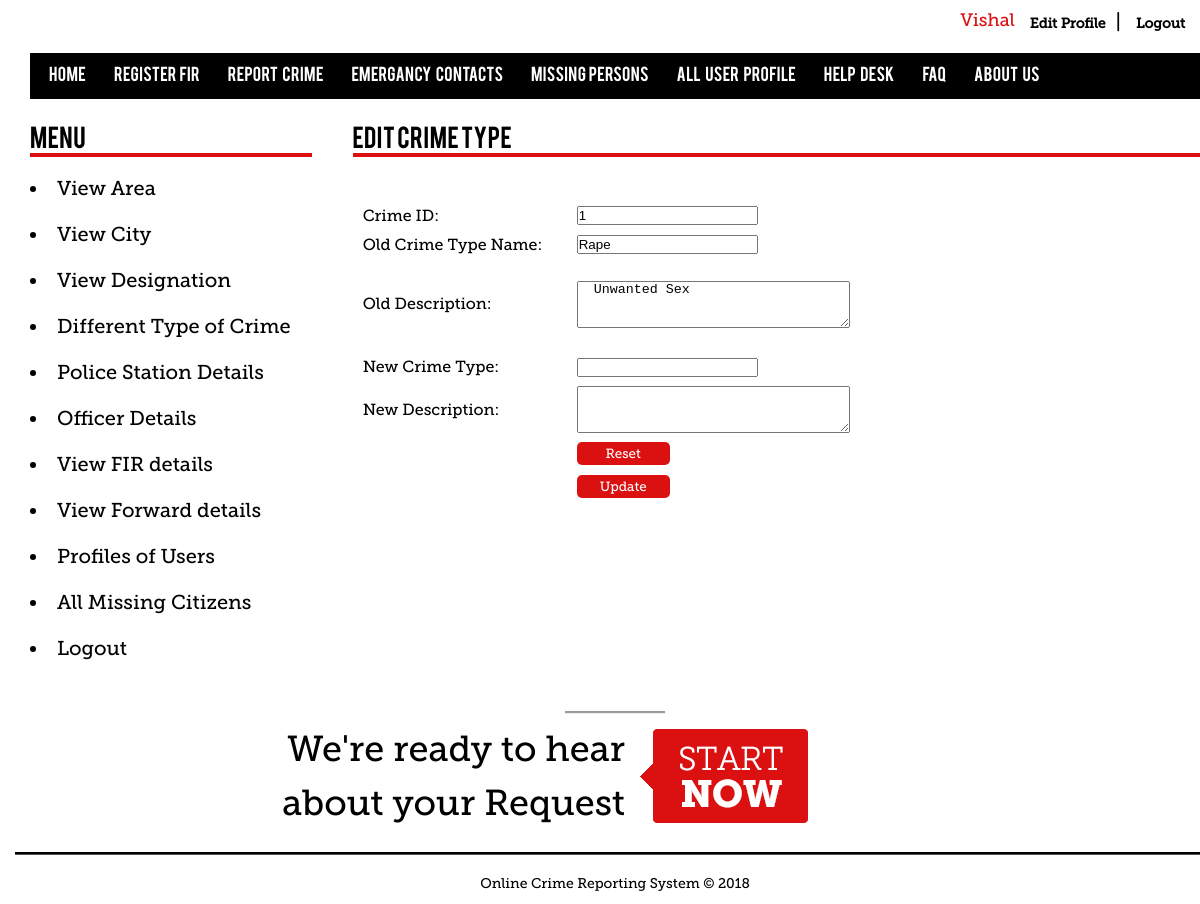
Screenshot of /editcrimetype.php?crimeid=1 (signed in) with the database file from the repository.
### tables this page shows
CREATE TABLE IF NOT EXISTS `mstr_crimetype` (
  `crime_id` int(10) unsigned NOT NULL AUTO_INCREMENT,
  `crime_type` varchar(45) NOT NULL,
  `description` varchar(45) NOT NULL,
  PRIMARY KEY (`crime_id`)
);

### editcrimetype.php (the view, shortened to what this page needs)
<?php
include("config.php");
$crimeid = $_GET['crimeid'];
$selectQuery = "select *from mstr_crimetype where crime_id = '".$crimeid."' ";
$rs = mysqli_query($conn,$selectQuery);
$record = mysqli_fetch_array($rs);
?>
<div class="main">
<div id="wrap">
<?php
	include("menu.php");
?>
			<link rel="stylesheet" href="css/template.css" type="text/css">
			<link rel="stylesheet" href="css/constant.css" type="text/css">
			<div id="content">
<?php
   include("sidebar.php");
?>
			<div class="div2">
<h1>Edit Crime Type</h1>
<p>&nbsp;</p>
<form name="editcrimetype.php" action="updatecrimetype.php" method="post">
<table width="79%" border="0" bgcolor="#FFFFFF">
<tr>
	<td height="10" colspan="4"></td>
</tr>
<tr>
	<td width="1%" height="27">&nbsp;</td>
  	<td width="36%" class="formField"><span class="style4 tableHeading style2"> Crime ID</span>:</td>
	<td width="32%" ><input  readonly="yes" type="text" id="crimeid" name="crimeid" value="<?php echo $record["crime_id"]; ?>"/>
	</td>
	<td width="27%"></td>
</tr>
<tr>
	<td width="1%" height="27">&nbsp;</td>
  	<td width="36%" class="formField"><span class="style4 tableHeading style2">Old Crime Type Name</span>:</td>
	<td width="32%" ><input  readonly="yes" type="text" id="crimetype" name="crimetype" value="<?php echo $record["crime_type"]; ?>"/>
				</td>
	<td width="27%"></td>
</tr>
<tr>
  <td height="88">&nbsp;</td>
  <td class="formField">Old Description: </td>
  <td ><textarea name="oldcrimedesc" cols="32" rows="3"  id="oldcrimedesc" readonly="readonly" >
  <?php echo $record["description"]; ?></textarea></td>
  <td>&nbsp;</td>
</tr>
<tr>
	<td width="1%" height="34">&nbsp;</td>
  	<td width="27%" class="formField">New Crime Type: </td>
	<td width="23%" >
	<input type="text" id="newcrimetype" name="newcrimetype" />
				</td>
	<td width="45%">&nbsp;</td>
</tr>
<tr>
	<td width="1%">&nbsp;</td>
  	<td width="36%" class="formField">New  Description: </td>
	<td width="32%" >
	  <textarea name="newcrimedesc" cols="32" rows="3"  id="newcrimedesc"></textarea>
      </td>
	<td width="27%">&nbsp;</td>
</tr>
<tr>
	<td height="5" colspan="4"></td>
</tr>
<tr>
	<td width="1%">&nbsp;</td>
  	<td width="36%"></td>
	<td colspan="2" ><input name="reset" type="reset" class="header-button"  id="reset" value="Reset"/>
	<input name="update" type="submit" class="header-button"  id="update" value="Update"/></td>
</tr>
<tr>
	<td height="5" colspan="4"></td>
</tr>
</table>
</form>
<p>&nbsp;</p>
<p>&nbsp;</p>
<p>&nbsp;</p>
<p>&nbsp;</p>
<p>&nbsp;</p>
<p>&nbsp;</p>
</div>
	    <?php
	   include("footer1.php");
	   ?>
</div>
</div>

### css/template.css (style rules this page uses)
body { font-family:museo_slab, Helvetica, sans-serif; font-size:14px; color:#000000; }
.main { width:1170px; position:relative; margin:0 auto }
#wrap { background-color:#ffffff; width:1200px; }
h1 { font-family:Bebas; width:auto; font-size:24px !important; font-weight:normal !important; margin:auto; color:#000000; border-bottom:4px solid #db1111; }
.div2 { width:847.5px; float:right; padding:30px 15px 20px 0px; }
.header-button { font-family: Museo_slab, sans-serif; line-height:21px; background:#db1111; display:block; width:93px; height:23px; text-align:center; color:#FFF; text-decoration:none; border-radius: 5px;border:none;margin-bottom:10px;text-decoration:none; }

### css/constant.css (style rules this page uses)
* { padding:0px 0px 0px 0px; margin:0px 0px 0px 0px; }
html { height:100% }
body { text-align:center; font-size:20px; border:none!important; }
table { padding:0; border:none; }
td { vertical-align:middle; }
h1 { font-size:130% }
p { padding:0px 0px 13px 0px; font-size:14px; }
.main { text-align:left }

### footer1.php (style rules this page uses)
#wrap { background-color:#ffffff; font:Arial, Helvetica, sans-serif; }

### rows the page displays
mstr_crimetype: crimeid "1", crimetype "Rape", oldcrimedesc "Unwanted Sex"

### other values shown
$_SESSION['username'] "Vishal"
